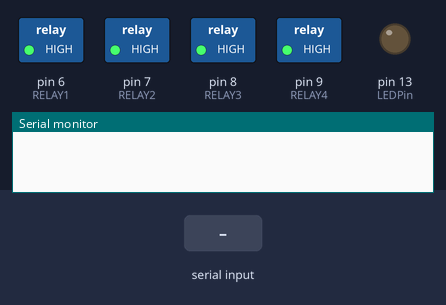
Recording of a sketch running on a simulated Arduino Uno, built with avr-gcc and run on an emulated ATmega328P. Parts: switched loads named in the sketch (green lamp = pin HIGH), output pins drawn as LEDs (lit = HIGH), the last lines printed to the serial monitor. The test bench sets the inputs (shaded band).

Above: at 1.2 s.
1.3 s: "1" received over Serial
At 2.5 s:
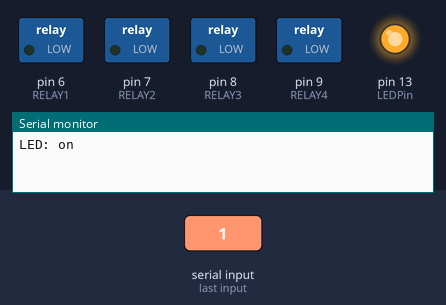
2.8 s: "0" received over Serial
At 3.7 s:
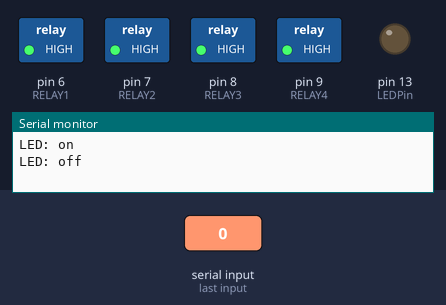
Timing chart, 0 to 5.8 s (numbered marks = the images above; inputs shaded):
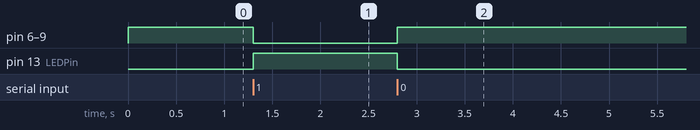

The sketch:

relaysAndBluetooth.ino
```cpp
int LEDPin = 13;
int RELAY1 = 6;
int RELAY2 = 7;
int RELAY3 = 8;
int RELAY4 = 9;
int LEDstate = 0;
int relayState = 0;
int flag = 0;
void setup() {
  // put your setup code here, to run once:
  pinMode(LEDPin, OUTPUT);
  pinMode(RELAY1, OUTPUT);
  pinMode(RELAY2, OUTPUT);
  pinMode(RELAY3, OUTPUT);
  pinMode(RELAY4, OUTPUT);
  digitalWrite(LEDPin, LOW);
  digitalWrite(RELAY1, HIGH);
  digitalWrite(RELAY2, HIGH);
  digitalWrite(RELAY3, HIGH);
  digitalWrite(RELAY4, HIGH);
  Serial.begin(9600);
}

void loop() {
  // put your main code here, to run repeatedly:
  if(Serial.available() > 0) {
    LEDstate = Serial.read();
    flag = 0;
  }
  if (LEDstate == '0') {
    digitalWrite(LEDPin, LOW);
    digitalWrite(RELAY1, HIGH);
    digitalWrite(RELAY2, HIGH);
    digitalWrite(RELAY3, HIGH);
    digitalWrite(RELAY4, HIGH);
    if (flag == 0) {
      Serial.println("LED: off");
      flag = 1;
    }
  } else if (LEDstate == '1') {
    digitalWrite(LEDPin, HIGH);
    digitalWrite(RELAY1, LOW);
    digitalWrite(RELAY2, LOW);
    digitalWrite(RELAY3, LOW);
    digitalWrite(RELAY4, LOW);
    if (flag == 0) {
      Serial.println("LED: on");
      flag = 1;
    }
  }
}
```

Measured:
- after the input at 1.3 s, pin 6 (RELAY1), pin 7 (RELAY2), pin 8 (RELAY3), pin 9 (RELAY4): HIGH → LOW at once; pin 13 (LEDPin): LOW → HIGH at once
- after the input at 2.8 s, pin 6 (RELAY1), pin 7 (RELAY2), pin 8 (RELAY3), pin 9 (RELAY4): LOW → HIGH at once; pin 13 (LEDPin): HIGH → LOW at once
